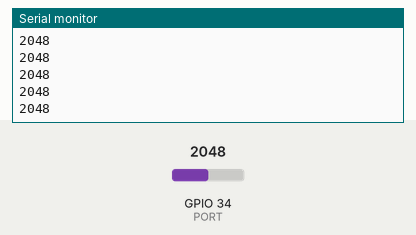
Recording of a sketch running on a simulated ESP32. On the bench: the last lines printed to the serial monitor. The test bench sets the inputs (shaded band); at power-on: GPIO 34 (PORT) = 2048.

Above: at 1.2 s.
1.3 s: GPIO 34 (PORT) set to 2866
At 2.1 s:
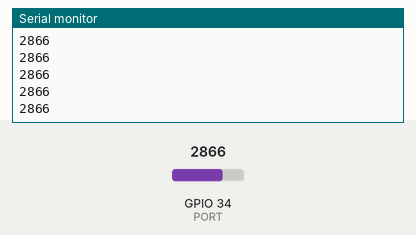
2.8 s: GPIO 34 (PORT) set to 3603
At 3.9 s:
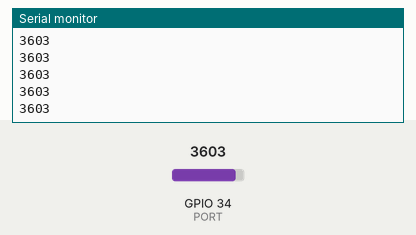
Timing chart, 0 to 5.8 s (numbered marks = the images above; inputs shaded):
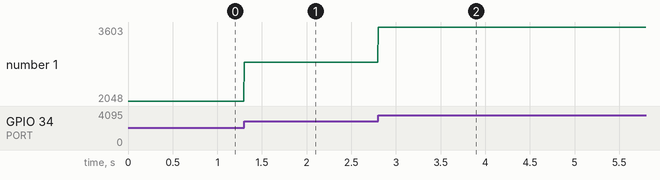

Measured:
- after the input at 1.3 s, the serial monitor: prints a new line at once (image 1)
- after the input at 2.8 s, the serial monitor: prints a new line at once (image 2)
- plotted number 1: 2048 → 2866 after the input at 1.3 s, 2866 → 3603 after the input at 2.8 s

The sketch:

potenciometro.ino
```cpp
#define PORT 34

void setup() {
  Serial.begin(115200);
}

void loop() {
  Serial.flush();
  Serial.println(analogRead(PORT));
  Serial.flush();
  delay(5); //Envia os dados a cada 5 mili
}
```
